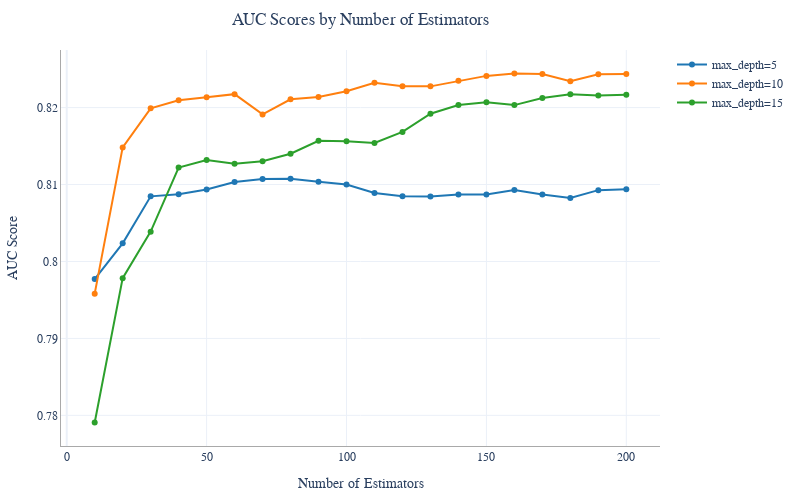

Source (notebook cell):
### Code cell
fig = go.Figure()

for d in [5, 10, 15]:
    df_subset = df_scores[df_scores.max_depth == d]
    
    fig.add_trace(
        go.Scatter(
            x=df_subset.n_estimators,
            y=df_subset.auc,
            name=f'max_depth={d}',
            mode='lines+markers'
        )
    )

# Update layout
fig.update_layout(
    title='AUC Scores by Number of Estimators',
    xaxis_title='Number of Estimators',
    yaxis_title='AUC Score',
    width=800,
    height=500,
    hovermode='x'
)

# Show plot
fig.show()

### Figure 1 — Plotly figure (JSON) as saved in the notebook; plotly's stock layout.template omitted (floating-point values rounded to 4 significant figures)
{"data": [{"mode": "lines+markers", "name": "max_depth=5", "type": "scatter", "x": [10, 20, 30, 40, 50, 60, 70, 80, 90, 100, 110, 120, 130, 140, 150, 160, 170, 180, 190, 200], "y": [0.7977, 0.8024, 0.8085, 0.8087, 0.8094, 0.8103, 0.8107, 0.8108, 0.8104, 0.81, 0.8089, 0.8085, 0.8084, 0.8087, 0.8087, 0.8093, 0.8087, 0.8083, 0.8093, 0.8094]}, {"mode": "lines+markers", "name": "max_depth=10", "type": "scatter", "x": [10, 20, 30, 40, 50, 60, 70, 80, 90, 100, 110, 120, 130, 140, 150, 160, 170, 180, 190, 200], "y": [0.7958, 0.8148, 0.8199, 0.821, 0.8214, 0.8217, 0.8191, 0.8211, 0.8214, 0.8221, 0.8232, 0.8228, 0.8228, 0.8235, 0.8241, 0.8244, 0.8244, 0.8234, 0.8243, 0.8244]}, {"mode": "lines+markers", "name": "max_depth=15", "type": "scatter", "x": [10, 20, 30, 40, 50, 60, 70, 80, 90, 100, 110, 120, 130, 140, 150, 160, 170, 180, 190, 200], "y": [0.7791, 0.7978, 0.8039, 0.8122, 0.8132, 0.8127, 0.813, 0.814, 0.8157, 0.8156, 0.8154, 0.8168, 0.8192, 0.8203, 0.8207, 0.8203, 0.8212, 0.8217, 0.8216, 0.8217]}], "layout": {"height": 500, "hovermode": "x", "title": {"text": "AUC Scores by Number of Estimators"}, "width": 800, "xaxis": {"title": {"text": "Number of Estimators"}}, "yaxis": {"title": {"text": "AUC Score"}}}}
